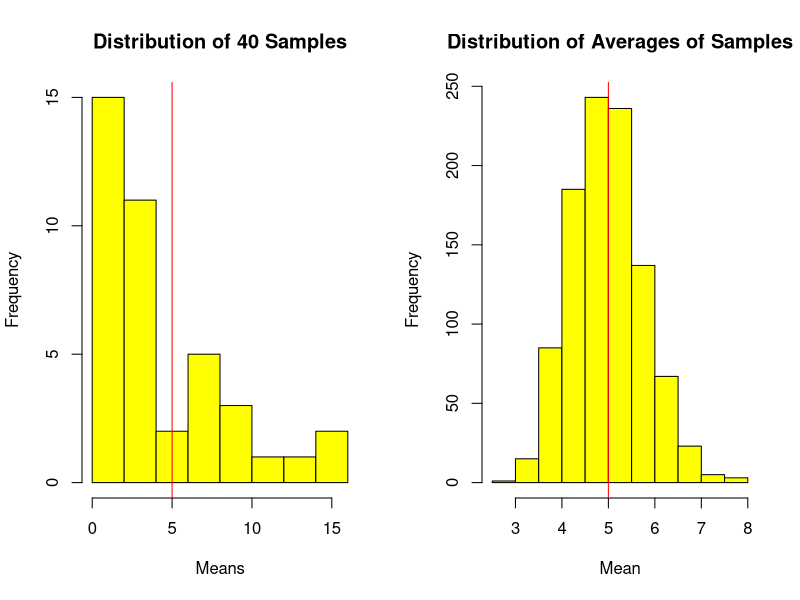
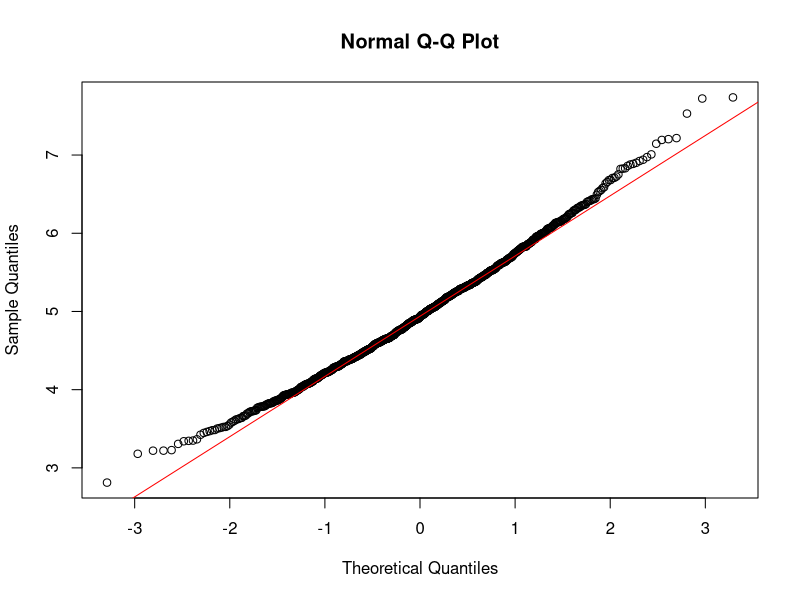

Source code (R) for these figures, in order:
## ---- chunk 1
set.seed(1234)
n<- 40
lambda<-0.2
simdata<-matrix(rexp(1000*n, lambda),1000,n)
## ---- chunk 2
rowmean<-rowMeans(simdata)
samplemean=mean(rowmean)
print(samplemean)
t_mean<-1/lambda
print(t_mean)
## ---- chunk 3
par(mfrow= c(1,2))
hist(rexp(n,lambda), col = "yellow", xlab = "Means",
     main="Distribution of 40 Samples")
abline(v=t_mean, col = "red")

hist(rowmean, col = "yellow", 
     main="Distribution of Averages of Samples",
     xlab="Mean")
abline(v=t_mean, col="red")
dev.copy(png,file="plot1.png")
dev.off()
## ---- chunk 4
samplevar<-(sd(rowmean))^2
print(samplevar)
t_var<-(1/(lambda*sqrt(n)))^2
print(t_var)
## ---- chunk 5
qqnorm(rowmean)
qqline(rowmean,col="red")
dev.copy(png,file="plot2.png")
dev.off()
